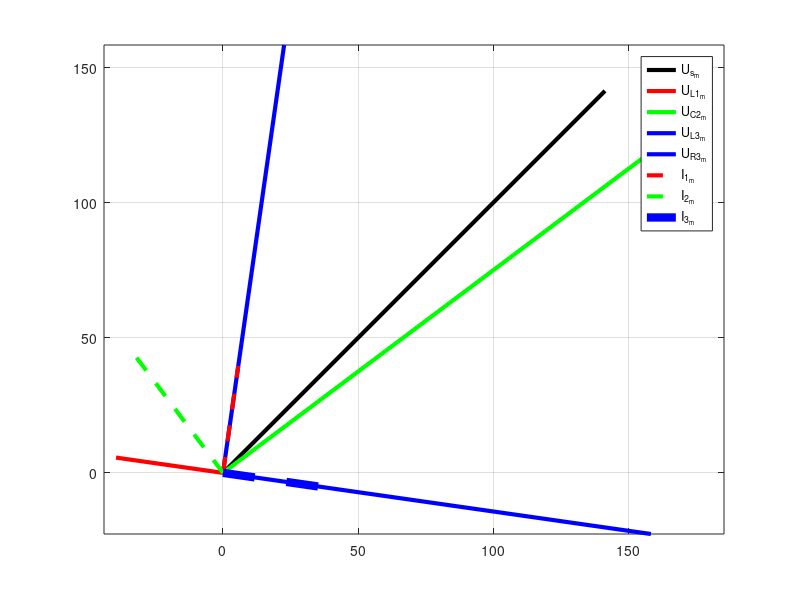

The MATLAB script that drew this image:
format compact
clear
clc

w = 400; % angular frequency [rad/s]
Usm = 200; % us(t) amplitude [V]
fi_us = 45; % us(t) phase [deg]

L1 =  25.e-3; % [H]
L3 = 100.e-3; % [H]
C2 = 62.5e-6; % [F]
R3 = 40; % [Ohm]

ZL1 = j*w*L1 % [Ohm]
ZL3 = j*w*L3 % [Ohm]
ZC2 = 1/(j*w*C2) % [Ohm]

Zeq1 = ZL3 + R3 % [Ohm]
Zpar = Zeq1 * ZC2 / (Zeq1 + ZC2) % [Ohm]
Zin = ZL1 + Zpar % [Ohm]

Usm_cpx = Usm * exp(j*fi_us/180*pi);
[abs(Usm_cpx), angle(Usm_cpx)/pi*180], Usm_cpx
I1m_cpx = Usm_cpx / Zin;
[abs(I1m_cpx), angle(I1m_cpx)/pi*180], I1m_cpx
I2m_cpx = I1m_cpx * Zeq1 / (ZC2 + Zeq1);
[abs(I2m_cpx), angle(I2m_cpx)/pi*180], I2m_cpx
I3m_cpx = I1m_cpx - I2m_cpx;
[abs(I3m_cpx), angle(I3m_cpx)/pi*180], I3m_cpx

UL1m_cpx = I1m_cpx * ZL1;
[abs(UL1m_cpx), angle(UL1m_cpx)/pi*180], UL1m_cpx
UC2m_cpx = I2m_cpx * ZC2;
[abs(UC2m_cpx), angle(UC2m_cpx)/pi*180], UC2m_cpx
UL3m_cpx = I3m_cpx * ZL3;
[abs(UL3m_cpx), angle(UL3m_cpx)/pi*180], UL3m_cpx
UR3m_cpx = I3m_cpx * R3;
[abs(UR3m_cpx), angle(UR3m_cpx)/pi*180], UR3m_cpx

graph = plot([0 real(Usm_cpx)],[0 imag(Usm_cpx)],'k');
set(graph,'LineWidth',3);
hold on
graph = plot([0 real(UL1m_cpx)],[0 imag(UL1m_cpx)],'r');
set(graph,'LineWidth',3);
graph = plot([0 real(UC2m_cpx)],[0 imag(UC2m_cpx)],'g');
set(graph,'LineWidth',3);
graph = plot([0 real(UL3m_cpx)],[0 imag(UL3m_cpx)],'b');
set(graph,'LineWidth',3);
graph = plot([0 real(UR3m_cpx)],[0 imag(UR3m_cpx)],'b');
set(graph,'LineWidth',3);
graph = plot([0 real(I1m_cpx)*10],[0 imag(I1m_cpx)*10],'--r');
set(graph,'LineWidth',3);
graph = plot([0 real(I2m_cpx)*10],[0 imag(I2m_cpx)*10],'--g');
set(graph,'LineWidth',3);
graph = plot([0 real(I3m_cpx)*10],[0 imag(I3m_cpx)*10],'--b');
set(graph,'LineWidth',6);
legend('U_{s_m}','U_{L1_m}','U_{C2_m}','U_{L3_m}','U_{R3_m}','I_{1_m}','I_{2_m}','I_{3_m}')
axis equal
grid on
%daspect([1 1 1])

SL1_cpx = 0.5 * UL1m_cpx * I1m_cpx'
UL1 = abs(UL1m_cpx) / sqrt(2);
QL1 = UL1^2 / (w * L1)
SC2_cpx = 0.5 * UC2m_cpx * I2m_cpx'
SL3_cpx = 0.5 * UL3m_cpx * I3m_cpx'
SR3_cpx = 0.5 * UR3m_cpx * I3m_cpx'

Sload_cpx = SL1_cpx + SC2_cpx + SL3_cpx + SR3_cpx

Ssource_cpx = 0.5 * Usm_cpx * I1m_cpx'